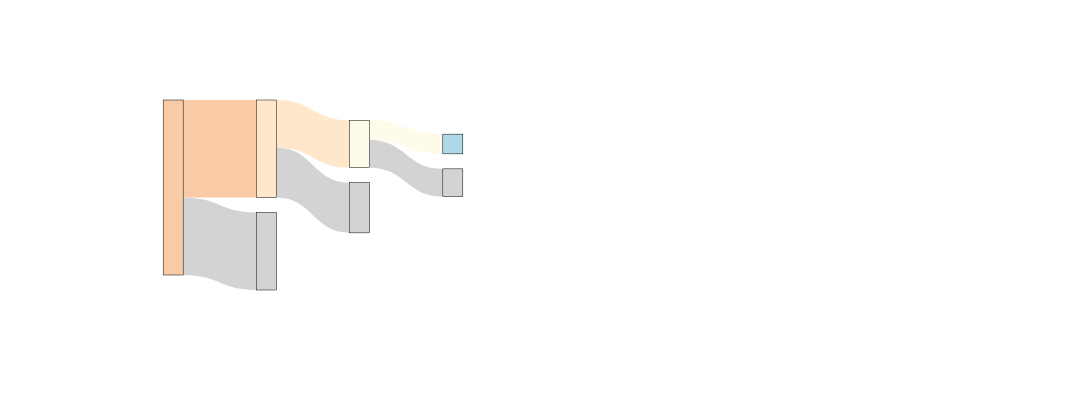

The cell this chart's notebook holds for it:
### Code cell
fig = go.Figure(data=[go.Sankey(
    node = dict(
      x=[0.1, 0.2, 0.2, 0.3, 0.3, 0.4, 0.4],
      y=[0.1, 0.2, 0.3, 0.2, 0.3, 0.2, 0.3],
      pad = 15,
      thickness = 20,
      line = dict(color = "black", width = 0.5),
      label = ["","","","","","","",],#"2,287,019", #0
               #"1,275,471", #1
               #"drop [1,011,548]", #2
               #"620,656", #3
               #"drop [654,815]", #4
               #"257,266", #5
               #"drop [363,390]"], #6
      #color = ["#F8CBA6", "#FFE7CC", "lightgray", "#FFFBEB", "lightgray", "lightblue", "lightgray"]
      color = ["#F8CBA6", "#FFE7CC", "lightgray", "#FFFBEB", "lightgray", "lightblue", "lightgray"]
    ),
    arrangement='snap',
    link = dict(
        source = [0, 0, 1, 1, 3, 3],
        target = [1, 2, 3, 4, 5, 6],
      value = [1275471, 
               1011548, 
               620656,
               654815,
               257266,
               363390],
        color = ["#F8CBA6", "lightgray", "#FFE7CC", "lightgray", "#FFFBEB", 'lightgray']
  ))])

fig.update_layout(font_size=10, width=2400, height=400)
#fig.show()

fig.write_image("sankey_without_labels.png")
fig.write_image("sankey_without_labels.pdf")

fig.show(post_script=[js])

### Figure 1 — Plotly figure (JSON) as saved in the notebook; plotly's stock layout.template omitted (floating-point values rounded to 4 significant figures)
{"data": [{"arrangement": "snap", "link": {"color": ["#F8CBA6", "lightgray", "#FFE7CC", "lightgray", "#FFFBEB", "lightgray"], "source": [0, 0, 1, 1, 3, 3], "target": [1, 2, 3, 4, 5, 6], "value": [1275471, 1011548, 620656, 654815, 257266, 363390]}, "node": {"color": ["#F8CBA6", "#FFE7CC", "lightgray", "#FFFBEB", "lightgray", "lightblue", "lightgray"], "label": ["", "", "", "", "", "", ""], "line": {"color": "black", "width": 0.5}, "pad": 15, "thickness": 20, "x": [0.1, 0.2, 0.2, 0.3, 0.3, 0.4, 0.4], "y": [0.1, 0.2, 0.3, 0.2, 0.3, 0.2, 0.3]}, "type": "sankey"}], "layout": {"font": {"size": 10}, "height": 400, "width": 2400}}
